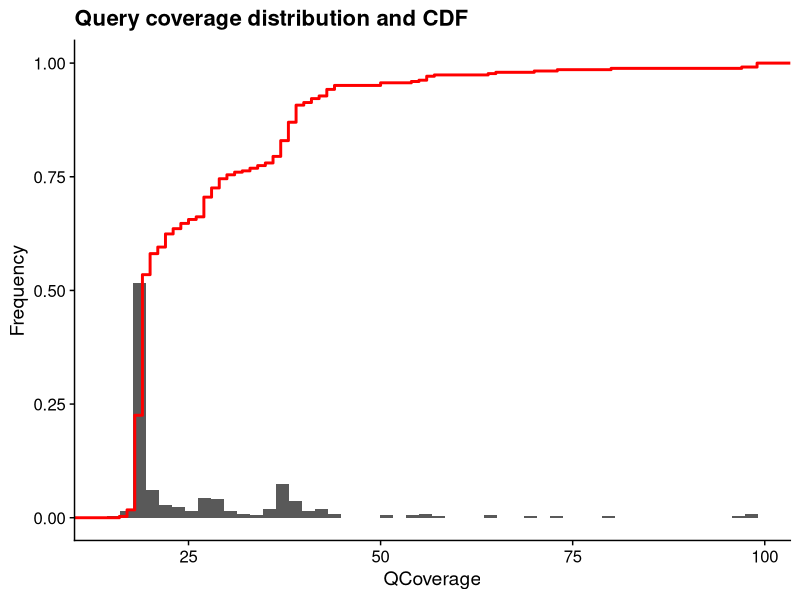
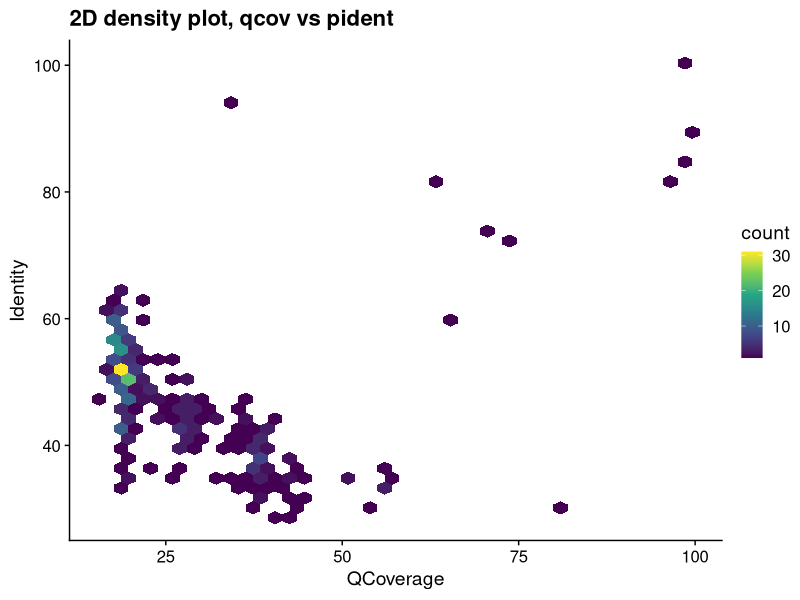
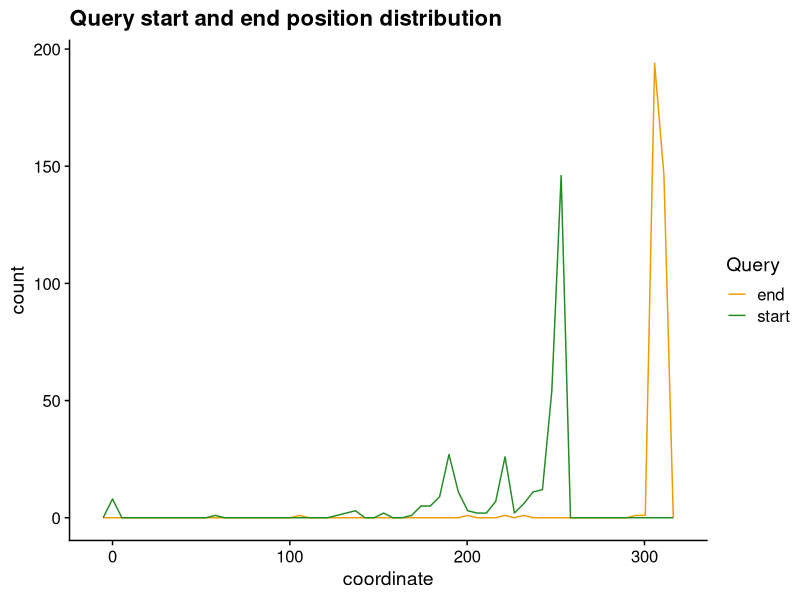

These charts were generated, in order, by the following R code: (Note: this script raises an error after producing the figures.)
## ---- chunk 1
require(tidyverse)
require(cowplot)
old <- theme_set(new = theme_cowplot())
## ---- chunk 2
# datS(tringent): E-value cutoff = 1e-5
# datA(ll): E-value cutoff = 1
datA <- read_csv("20231205-blastp-343-1e1-output.csv", col_types = cols())
# species names
species <- read_tsv("343taxa_speicies-name_clade-name_color-code.txt", col_types = cols())
## ---- chunk 3
E.th = 1e-2 # E-value threshold to use
tmp <- filter(datA, EValues <= E.th) # filter the dataset
# query coverage distribution
p.qcov <- ggplot(tmp, aes(QCoverage)) + geom_histogram(aes(y = after_stat(count / sum(count))), bins = 50) +
  stat_ecdf(color = "red", linewidth = 1) +
  labs(title = "Query coverage distribution and CDF") + ylab("Frequency")
p.qcov_piden <- ggplot(tmp, aes(x = QCoverage, y = Identity)) + 
  geom_hex(bins = 40) + scale_fill_viridis_c(option = "D") +
  labs(title = "2D density plot, qcov vs pident")
p.qstart_end <- tmp %>% 
  select(QStart, QEnD) %>% 
  pivot_longer(cols = c(QStart, QEnD), names_to = "position", values_to = "coordinate") %>% 
  mutate(position = case_match(
    position,
    "QStart" ~ "start",
    "QEnD" ~ "end"
  )) %>% 
  ggplot(aes(x = coordinate, group = position)) +
  geom_freqpoly(aes(color = position), bins = 60) +
  scale_color_manual("Query", values = c("start" = "forestgreen", "end" = "orange2")) +
  labs(title = "Query start and end position distribution")
p.qcov
p.qcov_piden
p.qstart_end
## ---- chunk 4
my_calc_n_homologs <- function(th = 1e-2){
  # given the blast hit list, the species list and an E-value threshold
  # count the number of homologs per species and plot as a bar graph
  res <- left_join(
    select(species, Species = old_speceis_names), 
    filter(datA, EValues <= th), 
    by = "Species") %>% 
    group_by(Species) %>% 
    summarize(n_homologs = sum(!is.na(seq_identifier)))
  return(res)
}
## ---- chunk 5
thresholds <- c("1" = 1, "0.1" = 1e-1, "0.01" = 1e-2, 
               "0.001" = 1e-3, "1e-4" = 1e-4, "1e-5" = 1e-5)
tmp <- map_dfr(thresholds, my_calc_n_homologs, .id = "E.th")
tmp %>% 
  mutate(E.th = as.numeric(E.th),
         E.th = factor(E.th, levels = sort(unique(E.th), decreasing = TRUE))) %>% 
  ggplot(aes(x = n_homologs, group = E.th)) + 
  geom_bar(aes(fill = E.th), position = position_dodge(0.9)) + 
  geom_text(aes(label = after_stat(count)), stat = "count", vjust = -0.5,
            position = position_dodge(0.9), size = 2.5) +
  scale_fill_brewer("E_value <", type = "seq", palette = 2) +
  theme(legend.position = c(0.8, 0.7)) +
  labs(title = "Distribution of number of homologs per species")
